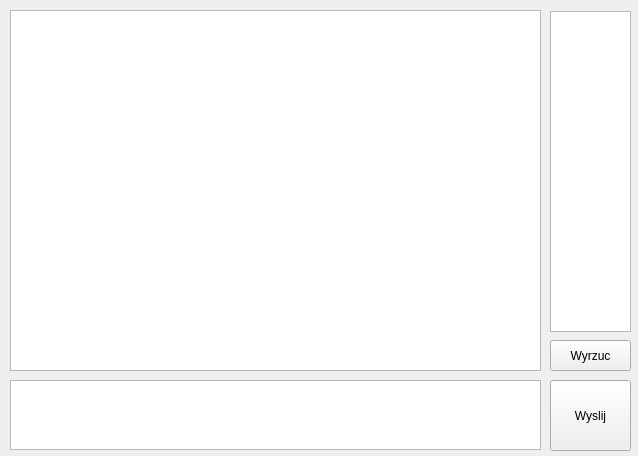
<?xml version="1.0" encoding="UTF-8"?>
<ui version="4.0">
 <class>OwnerRoom</class>
 <widget class="QWidget" name="OwnerRoom">
  <property name="geometry">
   <rect>
    <x>0</x>
    <y>0</y>
    <width>638</width>
    <height>456</height>
   </rect>
  </property>
  <property name="windowTitle">
   <string>Form</string>
  </property>
  <widget class="QPushButton" name="sendButton">
   <property name="geometry">
    <rect>
     <x>550</x>
     <y>380</y>
     <width>81</width>
     <height>71</height>
    </rect>
   </property>
   <property name="text">
    <string>Wyslij</string>
   </property>
  </widget>
  <widget class="QPushButton" name="kickButton">
   <property name="geometry">
    <rect>
     <x>550</x>
     <y>340</y>
     <width>81</width>
     <height>31</height>
    </rect>
   </property>
   <property name="text">
    <string>Wyrzuc</string>
   </property>
  </widget>
  <widget class="QTextBrowser" name="textBrowser">
   <property name="geometry">
    <rect>
     <x>10</x>
     <y>10</y>
     <width>531</width>
     <height>361</height>
    </rect>
   </property>
  </widget>
  <widget class="QPlainTextEdit" name="plainTextEdit">
   <property name="geometry">
    <rect>
     <x>10</x>
     <y>380</y>
     <width>531</width>
     <height>70</height>
    </rect>
   </property>
  </widget>
  <widget class="QListWidget" name="listWidget">
   <property name="geometry">
    <rect>
     <x>550</x>
     <y>11</y>
     <width>81</width>
     <height>321</height>
    </rect>
   </property>
  </widget>
 </widget>
 <resources/>
 <connections/>
</ui>
